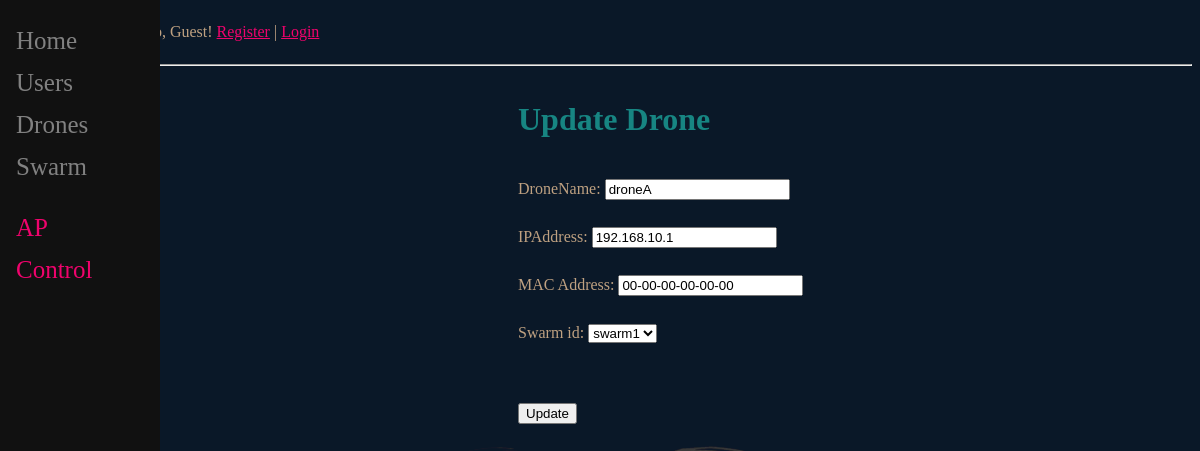
Page /drone_update/1 on the committed database.
### main/models.py (models this page shows, shortened)
class Drone(models.Model):
    user_id=models.ForeignKey(CustomUser,null=True, on_delete=models.SET_NULL)
    droneName=models.fields.CharField(max_length=32,unique=True)
    MAC_Address=models.CharField(max_length=17, default="00-00-00-00-00-00")
    IPAddress=models.GenericIPAddressField(max_length=64, default="192.168.1.1")
    createdAt=models.DateTimeField("datePublished", default=timezone.now)
    swarm_id=models.ForeignKey(Swarm,null=True, blank=True, on_delete=models.SET_NULL)
    UpdatedBy=models.CharField(max_length=32, default="User")

### main/views.py (the view)
# urls.py: path('drone_update/<int:id>', drone_update, name='drone_update'),
def drone_update(request, id):
    drone = Drone.objects.get(id=id)
    form = DroneForm(request.POST or None, instance=drone)
    if form.is_valid():
        try:
            form.save()
            return redirect('drone_list')
        except:
            pass
    return render(request, 'main/drone_update.html', {'drone': drone, 'form': form})

### main/forms.py
class DroneForm(forms.ModelForm):
    class Meta:
        model = Drone
        fields = ["droneName", "IPAddress", "MAC_Address", "swarm_id"]

### main/models.py (called while the page is built)
    def __str__(self):
        return self.swarmName or ''

### templates/main/drone_update.html (shortened to what this page needs)
{% extends 'main/base.html' %}
{% block content %}
<h1>Update Drone</h1>
<form method="POST">
    {{ form.as_p }}
    <br/>
    <input type="submit" value="Update"
    class="btn btn-secondary">
</form>
{% endblock %}

### templates/main/base.html (style rules this page uses)
body { background-color: #0A1828; color: #BFA181; background-image: url('static/drone3.png'); background-attachment:fixed; background-position:center bottom; background-size: 50%; background-repeat: no-repeat; line-height: 2.0; ) }
h1 { color: #178582; }

### rows in the picture
Drone: droneName "droneA", IPAddress "192.168.10.1", MAC_Address "00-00-00-00-00-00", swarm_id "swarm1"

### other values in the picture
{{ user.username|default:'Guest' }} "Guest"
